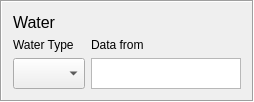
    <widget class="QFrame" name="SoilFrame_2">
     <property name="frameShape">
      <enum>QFrame::Box</enum>
     </property>
     <property name="frameShadow">
      <enum>QFrame::Sunken</enum>
     </property>
     <layout class="QGridLayout" name="gridLayout_13">
      <item row="1" column="0">
       <layout class="QGridLayout" name="gridLayout_14">
        <item row="0" column="0">
         <widget class="QLabel" name="label_67">
          <property name="text">
           <string>Water Type</string>
          </property>
         </widget>
        </item>
        <item row="0" column="1">
         <widget class="QLabel" name="label_69">
          <property name="text">
           <string>Data from</string>
          </property>
         </widget>
        </item>
        <item row="1" column="0">
         <widget class="QComboBox" name="comboBoxWaterType">
          <property name="sizePolicy">
           <sizepolicy hsizetype="Preferred" vsizetype="Preferred">
            <horstretch>0</horstretch>
            <verstretch>0</verstretch>
           </sizepolicy>
          </property>
          <property name="toolTip">
           <string/>
          </property>
         </widget>
        </item>
        <item row="1" column="1">
         <widget class="QTextBrowser" name="textBrowserWaterFrom">
          <property name="enabled">
           <bool>true</bool>
          </property>
          <property name="sizePolicy">
           <sizepolicy hsizetype="Preferred" vsizetype="Fixed">
            <horstretch>0</horstretch>
            <verstretch>0</verstretch>
           </sizepolicy>
          </property>
          <property name="minimumSize">
           <size>
            <width>150</width>
            <height>31</height>
           </size>
          </property>
          <property name="maximumSize">
           <size>
            <width>139</width>
            <height>30</height>
           </size>
          </property>
         </widget>
        </item>
       </layout>
      </item>
      <item row="0" column="0">
       <widget class="QLabel" name="label_41">
        <property name="text">
         <string>&lt;!DOCTYPE HTML PUBLIC &quot;-//W3C//DTD HTML 4.0//EN&quot; &quot;http://www.w3.org/TR/REC-html40/strict.dtd&quot;&gt;
&lt;html&gt;&lt;head&gt;&lt;meta name=&quot;qrichtext&quot; content=&quot;1&quot; /&gt;&lt;style type=&quot;text/css&quot;&gt;
p, li { white-space: pre-wrap; }
&lt;/style&gt;&lt;/head&gt;&lt;body style=&quot; font-family:'MS Shell Dlg 2'; font-size:8pt; font-weight:400; font-style:normal;&quot;&gt;
&lt;p style=&quot; margin-top:0px; margin-bottom:0px; margin-left:0px; margin-right:0px; -qt-block-indent:0; text-indent:0px;&quot;&gt;&lt;span style=&quot; font-size:12pt;&quot;&gt;Water&lt;/span&gt;&lt;/p&gt;&lt;/body&gt;&lt;/html&gt;</string>
        </property>
       </widget>
      </item>
     </layout>
    </widget>
